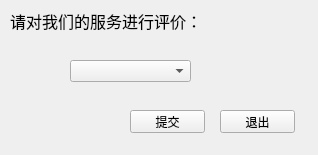
<?xml version="1.0" encoding="UTF-8"?>
<ui version="4.0">
 <class>EvaluateWindow</class>
 <widget class="QWidget" name="EvaluateWindow">
  <property name="geometry">
   <rect>
    <x>0</x>
    <y>0</y>
    <width>318</width>
    <height>155</height>
   </rect>
  </property>
  <property name="windowTitle">
   <string>评价</string>
  </property>
  <widget class="QComboBox" name="comboBox">
   <property name="geometry">
    <rect>
     <x>70</x>
     <y>60</y>
     <width>121</width>
     <height>22</height>
    </rect>
   </property>
   <item>
    <property name="text">
     <string/>
    </property>
   </item>
   <item>
    <property name="text">
     <string>★</string>
    </property>
   </item>
   <item>
    <property name="text">
     <string>★★</string>
    </property>
   </item>
   <item>
    <property name="text">
     <string>★★★</string>
    </property>
   </item>
   <item>
    <property name="text">
     <string>★★★★</string>
    </property>
   </item>
   <item>
    <property name="text">
     <string>★★★★★</string>
    </property>
   </item>
  </widget>
  <widget class="QPushButton" name="pushEvaluation">
   <property name="geometry">
    <rect>
     <x>130</x>
     <y>110</y>
     <width>75</width>
     <height>23</height>
    </rect>
   </property>
   <property name="text">
    <string>提交</string>
   </property>
  </widget>
  <widget class="QPushButton" name="exit">
   <property name="geometry">
    <rect>
     <x>220</x>
     <y>110</y>
     <width>75</width>
     <height>23</height>
    </rect>
   </property>
   <property name="text">
    <string>退出</string>
   </property>
  </widget>
  <widget class="QLabel" name="label">
   <property name="geometry">
    <rect>
     <x>10</x>
     <y>0</y>
     <width>191</width>
     <height>41</height>
    </rect>
   </property>
   <property name="font">
    <font>
     <family>黑体</family>
     <pointsize>12</pointsize>
    </font>
   </property>
   <property name="text">
    <string>请对我们的服务进行评价：</string>
   </property>
  </widget>
 </widget>
 <resources/>
 <connections>
  <connection>
   <sender>exit</sender>
   <signal>clicked()</signal>
   <receiver>EvaluateWindow</receiver>
   <slot>close()</slot>
   <hints>
    <hint type="sourcelabel">
     <x>301</x>
     <y>245</y>
    </hint>
    <hint type="destinationlabel">
     <x>332</x>
     <y>198</y>
    </hint>
   </hints>
  </connection>
 </connections>
</ui>
